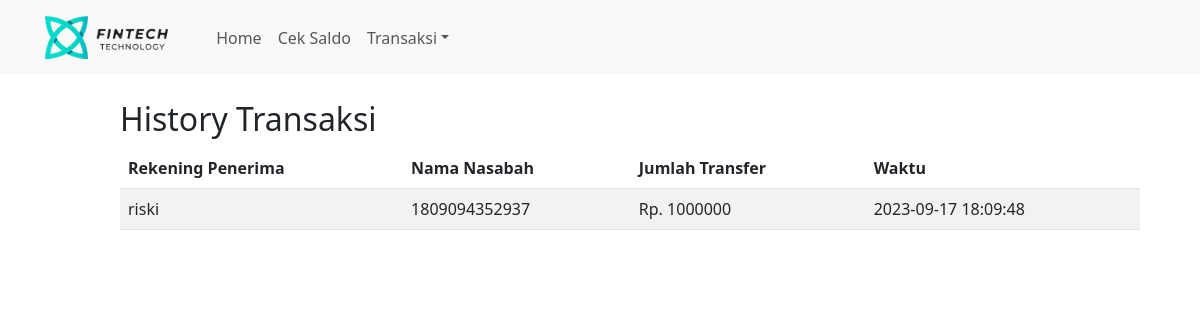
/view/history_transaksi/history.php?nomor_rekening=1809094352940, run on the app's committed database.
### tables this page shows
CREATE TABLE `transfer` (
  `id` int(11) NOT NULL,
  `nama_pengirim` varchar(50) NOT NULL,
  `no_rekpengirim` varchar(13) NOT NULL,
  `nama_penerima` varchar(50) NOT NULL,
  `no_rekpenerima` varchar(13) NOT NULL,
  `jumlah_transfer` decimal(15,0) NOT NULL,
  `time` datetime NOT NULL
);

### view/history_transaksi/history.php (the view, shortened to what this page needs)
<!DOCTYPE html>
<html lang="en">
<head>
    <link href="https://cdn.jsdelivr.net/npm/bootstrap@5.3.0-alpha3/dist/css/bootstrap.min.css" rel="stylesheet">
</head>
<body>
    <?php
    include '../include/header.php';
    include '../../koneksi.php';
    function cekTransaksi($nomor_rekening)
    {
        global $conn;
        $query = "SELECT * FROM transfer WHERE no_rekpengirim = ?";
        $stmt = $conn->prepare($query);
        $stmt->bind_param("s", $nomor_rekening);
        $stmt->execute();
        $result = $stmt->get_result();
        if ($result->num_rows > 0) {
            echo '
            <h2 style="margin: 100px 0px 0px 120px;">History Transaksi</h2>
            <table class="table table-hover table-striped" style="margin: 10px 120px 0px 120px; width: 85%;">
                <thead>
                    <tr>
                        <th>Rekening Penerima</th>
                        <th>Nama Nasabah</th>
                        <th>Jumlah Transfer</th>
                        <th>Waktu</th>
                    </tr>
                </thead>
                <tbody>';
            while ($row = $result->fetch_assoc()) {
                echo '
                    <tr>
                        <td>' . $row["nama_penerima"] . '</td>
                        <td>' . $row["no_rekpenerima"] . '</td>
                        <td>Rp. ' . $row["jumlah_transfer"] . '</td>
                        <td>' . $row["time"] . '</td>
                    </tr>';
            }
            echo '
                </tbody>
            </table>';
        } else {
            echo '<h5 style="margin: 20px;">Tidak ada transaksi yang ditemukan untuk nomor rekening ini.</h5>';
        }
    }
    if (isset($_GET["nomor_rekening"])) {
        $nomor_rekening = $_GET["nomor_rekening"];
        cekTransaksi($nomor_rekening);
    } else {
        echo '<h5 style="margin: 20px;">Masukkan nomor rekening untuk cek transaksi terakhir.</h5>';
    }
    ?>
</body>
</html>

### data on the page
transfer: nama_penerima "riski", no_rekpenerima "1809094352937", jumlah_transfer "1000000", time "2023-09-17 18:09:48"
